Frame 1 (no input): blank canvas, image omitted
Frame 60 (no input): blank canvas, image omitted
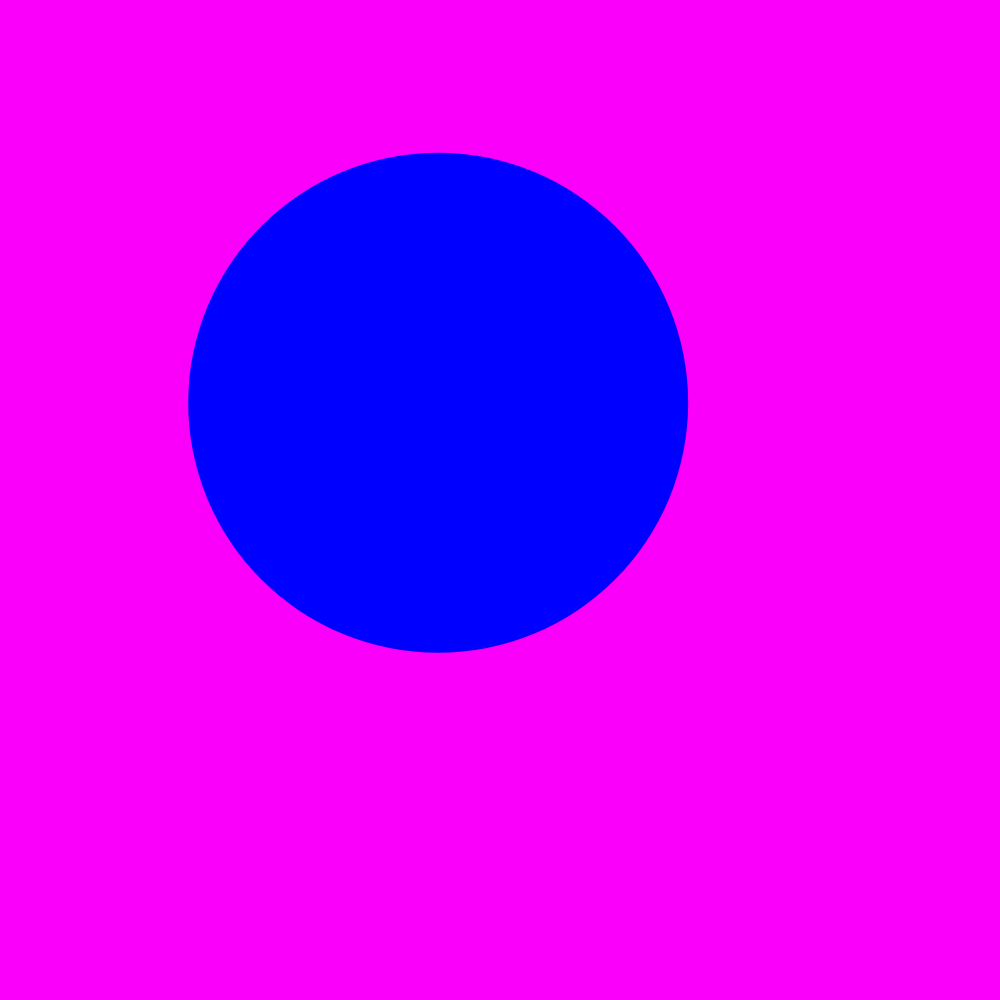
Frame 120 (the mouse pressed at the canvas centre since frame 60)

The p5.js sketch whose frames 1 and 60 were blank and that drew this single picture after the mouse press (run headless with seeded random() and noise() and a simulated clock; from frame 60 on, the mouse is pressed at the canvas centre):

// p5.js sketch
// ── sketch.js
/*
https://vimeo.com/channels/learningp5js/138331676
*/

//James is driving
//Justin is typing


var j = 0; //swinging test
var y = 0;

function setup() {
  createCanvas(1000, 1000);
}

function draw() {
  // background
  background(250, 0, 250);
  // ellipse
  noStroke();
  fill(0, 0, 255);
  ellipse(
    500 + sin(j)*100,
    500 + sin(y)*100, //we do not fully understand sin yet, but we tried.
    mouseX, mouseY); //made the ellipse change shape (must move the mouse)
  j += .1; //part of swinging test
  y += .2;
}
